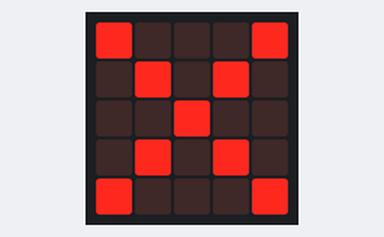
The program below on a simulated Calliope mini (MakeCode). Shown: the board's 5×5 LED display.

Above: at 0.1 s.
At 0.7 s:
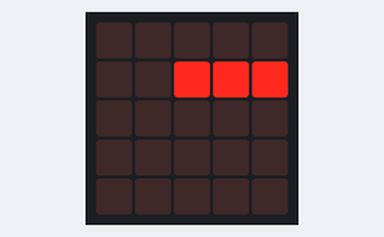

Measured:
- what the display in image 1 shows lasts 0.6 s, from 0.6 s to 1.2 s

The program:

main.ts
```typescript
basic.forever(function () {
    basic.showLeds(`
        # . . . #
        . # . # .
        . . # . .
        . # . # .
        # . . . #
        `)
    basic.pause(200)
    basic.showLeds(`
        . . . . .
        . . # # #
        . . . . .
        . . . . .
        . . . . .
        `)
    basic.pause(200)
})
```

test.ts
```typescript
// Hier kann man Tests durchführen; diese Datei wird nicht kompiliert, wenn dieses Paket als Erweiterung verwendet wird.
```
